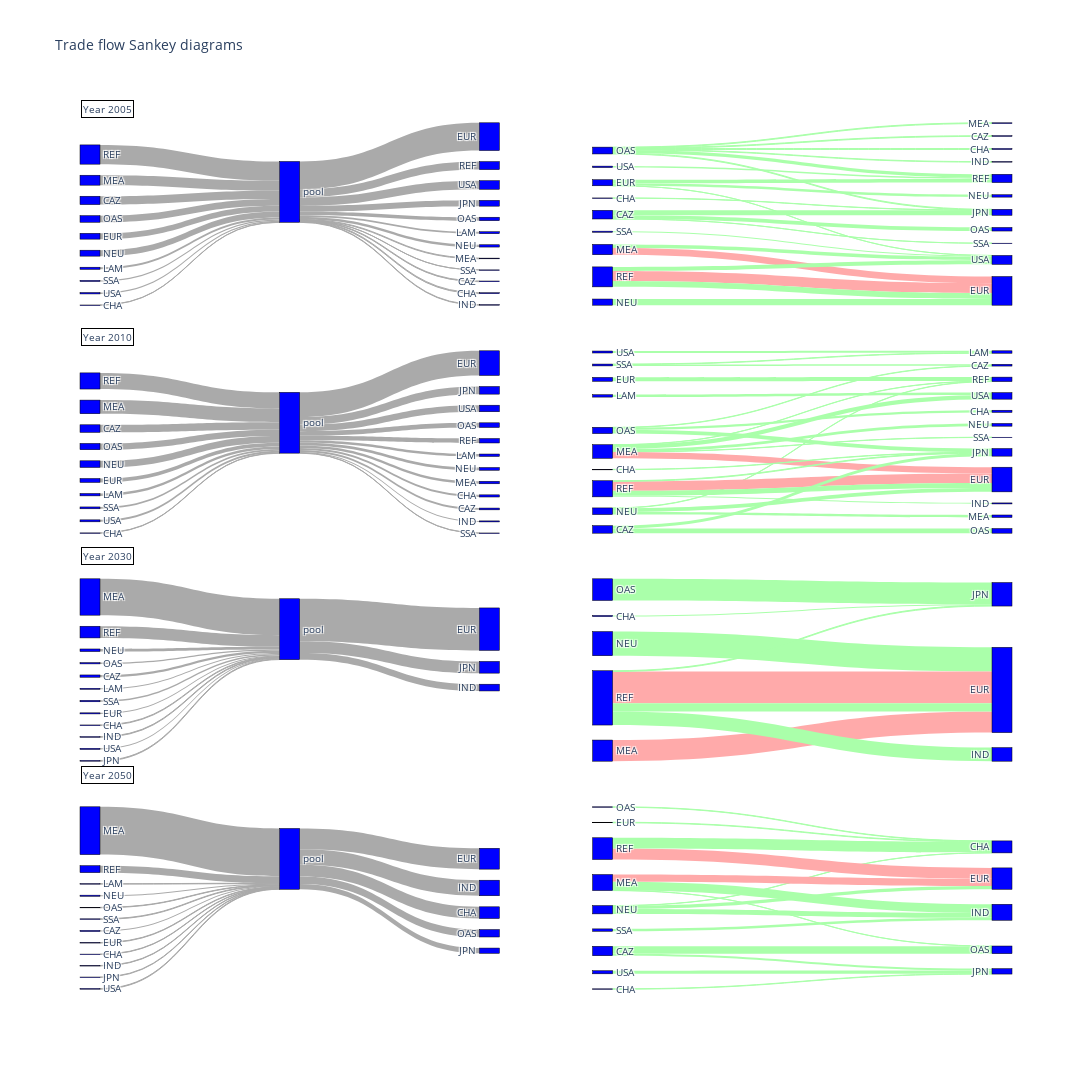

Notebook code cell kept with this figure:
### Code cell
import plotly.graph_objs as go

from plotly.io import write_image

#mode='pipeline'
mode=None

years = [2005, 2010, 2030, 2050]

fig_data = []
annotations = []
for year in years:
    delta_y = 1.0/len(years)
    padding_y = 0.1*delta_y
    row_y = delta_y * (len(years)-years.index(year)-1)
    domain = {'x': [0.00, 0.45], 'y': [row_y+padding_y, row_y+delta_y-padding_y]}
    sankey_go = plotSankeyDiagrams('pool', domain, year)
    fig_data.append(sankey_go)
    domain = {'x': [0.55, 1.00], 'y': [row_y+padding_y, row_y+delta_y-padding_y]}
    sankey_go = plotSankeyDiagrams('netw', domain, year, mode=mode)
    fig_data.append(sankey_go)
    
    annotation = go.layout.Annotation(
        text="Year {}".format(year),
        align='left',
        showarrow=False,
        xref='paper',
        yref='paper',
        x=0.001,
        y=row_y+delta_y,
        bordercolor='black',
        borderwidth=1
    )
    
    annotations.append(annotation)

fig_layout =  go.Layout(
    title = "Trade flow Sankey diagrams",
    font = dict(
      size = 10
    ),
    height = 1600,
    width = 1800,
    autosize = True,
    annotations=annotations,
)

fig = go.Figure(data=fig_data, layout=fig_layout)
fig.show()

write_image(fig, 'plot.png', 'png')

### Figure 1 — Plotly figure (JSON) as saved in the notebook; plotly's stock layout.template omitted (floating-point values rounded to 4 significant figures)
{"data": [{"domain": {"x": [0, 0.45], "y": [0.775, 0.975]}, "link": {"color": ["#AAAAAA", "#AAAAAA", "#AAAAAA", "#AAAAAA", "#AAAAAA", "#AAAAAA", "#AAAAAA", "#AAAAAA", "#AAAAAA", "#AAAAAA", "#AAAAAA", "#AAAAAA", "#AAAAAA", "#AAAAAA", "#AAAAAA", "#AAAAAA", "#AAAAAA", "#AAAAAA", "#AAAAAA", "#AAAAAA", "#AAAAAA", "#AAAAAA"], "source": [0, 1, 2, 3, 4, 5, 6, 7, 8, 9, 10, 10, 10, 10, 10, 10, 10, 10, 10, 10, 10, 10], "target": [10, 10, 10, 10, 10, 10, 10, 10, 10, 10, 11, 12, 13, 14, 15, 16, 17, 18, 19, 20, 21, 22], "value": [0.03357, 0.1021, 0.01637, 0.09047, 0.09214, 0.1542, 0.2983, 0.1296, 0.003226, 0.02167, 0.03021, 0.05369, 0.001296, 0.4297, 0.03583, 0.01084, 0.124, 0.0104, 0.01399, 0.007793, 0.08998, 0.1339]}, "node": {"color": "blue", "label": ["LAM", "OAS", "SSA", "EUR", "NEU", "MEA", "REF", "CAZ", "CHA", "USA", "pool", "LAM", "OAS", "SSA", "EUR", "NEU", "MEA", "REF", "CAZ", "CHA", "IND", "JPN", "USA"], "line": {"color": "black", "width": 0.5}, "pad": 15, "thickness": 20}, "type": "sankey"}, {"domain": {"x": [0.55, 1], "y": [0.775, 0.975]}, "link": {"color": ["#FFAAAA", "#AAFFAA", "#FFAAAA", "#AAFFAA", "#FFAAAA", "#AAFFAA", "#FFAAAA", "#AAFFAA", "#FFAAAA", "#AAFFAA", "#FFAAAA", "#AAFFAA", "#FFAAAA", "#AAFFAA", "#FFAAAA", "#AAFFAA", "#FFAAAA", "#AAFFAA", "#FFAAAA", "#AAFFAA", "#FFAAAA", "#AAFFAA", "#FFAAAA", "#AAFFAA", "#FFAAAA", "#AAFFAA", "#FFAAAA", "#AAFFAA", "#FFAAAA", "#AAFFAA", "#FFAAAA", "#AAFFAA", "#FFAAAA", "#AAFFAA", "#FFAAAA", "#AAFFAA", "#FFAAAA", "#AAFFAA", "#FFAAAA", "#AAFFAA"], "source": [0, 0, 0, 0, 0, 0, 0, 0, 0, 0, 0, 0, 1, 1, 2, 2, 2, 2, 2, 2, 3, 3, 4, 4, 4, 4, 5, 5, 5, 5, 6, 6, 6, 6, 6, 6, 7, 7, 8, 8], "target": [9, 9, 10, 10, 11, 11, 12, 12, 13, 13, 14, 14, 15, 15, 16, 16, 10, 10, 15, 15, 17, 17, 17, 17, 15, 15, 17, 17, 15, 15, 18, 18, 19, 19, 14, 14, 14, 14, 10, 10], "value": [0, 0.01084, 0, 0.04774, 0, 0.0104, 0, 0.01399, 0, 0.007793, 0, 0.01169, 0, 0.01643, 0, 0.03583, 0, 0.05446, 0, 0.0005089, 0, 0.09248, 0.1, 0, 0, 0.05477, 0.15, 0.08722, 0, 0.06218, 0, 0.05369, 0, 0.001296, 0, 0.07505, 0, 0.003238, 0, 0.02175]}, "node": {"color": "blue", "label": ["OAS", "SSA", "EUR", "NEU", "MEA", "REF", "CAZ", "CHA", "USA", "MEA", "REF", "CAZ", "CHA", "IND", "JPN", "USA", "NEU", "EUR", "OAS", "SSA"], "line": {"color": "black", "width": 0.5}, "pad": 15, "thickness": 20}, "type": "sankey"}, {"domain": {"x": [0, 0.45], "y": [0.525, 0.725]}, "link": {"color": ["#AAAAAA", "#AAAAAA", "#AAAAAA", "#AAAAAA", "#AAAAAA", "#AAAAAA", "#AAAAAA", "#AAAAAA", "#AAAAAA", "#AAAAAA", "#AAAAAA", "#AAAAAA", "#AAAAAA", "#AAAAAA", "#AAAAAA", "#AAAAAA", "#AAAAAA", "#AAAAAA", "#AAAAAA", "#AAAAAA", "#AAAAAA", "#AAAAAA"], "source": [0, 1, 2, 3, 4, 5, 6, 7, 8, 9, 10, 10, 10, 10, 10, 10, 10, 10, 10, 10, 10, 10], "target": [10, 10, 10, 10, 10, 10, 10, 10, 10, 10, 11, 12, 13, 14, 15, 16, 17, 18, 19, 20, 21, 22], "value": [0.03806, 0.1001, 0.02946, 0.06209, 0.1055, 0.216, 0.2558, 0.1199, 0.004958, 0.03133, 0.03849, 0.0739, 0.003573, 0.3904, 0.04323, 0.03941, 0.07045, 0.02822, 0.03426, 0.01613, 0.1209, 0.1038]}, "node": {"color": "blue", "label": ["LAM", "OAS", "SSA", "EUR", "NEU", "MEA", "REF", "CAZ", "CHA", "USA", "pool", "LAM", "OAS", "SSA", "EUR", "NEU", "MEA", "REF", "CAZ", "CHA", "IND", "JPN", "USA"], "line": {"color": "black", "width": 0.5}, "pad": 15, "thickness": 20}, "type": "sankey"}, {"domain": {"x": [0.55, 1], "y": [0.525, 0.725]}, "link": {"color": ["#FFAAAA", "#AAFFAA", "#FFAAAA", "#AAFFAA", "#FFAAAA", "#AAFFAA", "#FFAAAA", "#AAFFAA", "#FFAAAA", "#AAFFAA", "#FFAAAA", "#AAFFAA", "#FFAAAA", "#AAFFAA", "#FFAAAA", "#AAFFAA", "#FFAAAA", "#AAFFAA", "#FFAAAA", "#AAFFAA", "#FFAAAA", "#AAFFAA", "#FFAAAA", "#AAFFAA", "#FFAAAA", "#AAFFAA", "#FFAAAA", "#AAFFAA", "#FFAAAA", "#AAFFAA", "#FFAAAA", "#AAFFAA", "#FFAAAA", "#AAFFAA", "#FFAAAA", "#AAFFAA", "#FFAAAA", "#AAFFAA", "#FFAAAA", "#AAFFAA", "#FFAAAA", "#AAFFAA", "#FFAAAA", "#AAFFAA"], "source": [0, 0, 1, 1, 1, 1, 1, 1, 2, 2, 2, 2, 3, 3, 4, 4, 4, 4, 4, 4, 5, 5, 5, 5, 5, 5, 5, 5, 5, 5, 6, 6, 6, 6, 6, 6, 7, 7, 7, 7, 8, 8, 9, 9], "target": [10, 10, 11, 11, 12, 12, 13, 13, 14, 14, 11, 11, 15, 15, 16, 16, 17, 17, 15, 15, 18, 18, 16, 16, 19, 19, 15, 15, 10, 10, 16, 16, 20, 20, 13, 13, 21, 21, 13, 13, 13, 13, 14, 14], "value": [0, 0.03805, 0, 0.005936, 0, 0.03426, 0, 0.05986, 0, 0.007164, 0, 0.02228, 0, 0.06207, 0, 0.06098, 0, 0.03941, 0, 0.005038, 0, 0.003573, 0.1, 0, 0, 0.04323, 0, 0.003338, 0, 0.06578, 0.15, 0.07944, 0, 0.01613, 0, 0.01016, 0, 0.0739, 0, 0.04592, 0, 0.004957, 0, 0.03132]}, "node": {"color": "blue", "label": ["LAM", "OAS", "SSA", "EUR", "NEU", "MEA", "REF", "CAZ", "CHA", "USA", "USA", "CAZ", "CHA", "JPN", "LAM", "REF", "EUR", "MEA", "SSA", "NEU", "IND", "OAS"], "line": {"color": "black", "width": 0.5}, "pad": 15, "thickness": 20}, "type": "sankey"}, {"domain": {"x": [0, 0.45], "y": [0.275, 0.475]}, "link": {"color": ["#AAAAAA", "#AAAAAA", "#AAAAAA", "#AAAAAA", "#AAAAAA", "#AAAAAA", "#AAAAAA", "#AAAAAA", "#AAAAAA", "#AAAAAA", "#AAAAAA", "#AAAAAA", "#AAAAAA", "#AAAAAA", "#AAAAAA"], "source": [0, 1, 2, 3, 4, 5, 6, 7, 8, 9, 10, 11, 12, 12, 12], "target": [12, 12, 12, 12, 12, 12, 12, 12, 12, 12, 12, 12, 13, 14, 15], "value": [0.009645, 0.01222, 0.01344, 0.01017, 0.02452, 0.3455, 0.111, 0.02175, 0.005918, 0.00614, 0.006611, 0.01054, 0.4032, 0.06423, 0.1112]}, "node": {"color": "blue", "label": ["LAM", "OAS", "SSA", "EUR", "NEU", "MEA", "REF", "CAZ", "CHA", "IND", "JPN", "USA", "pool", "EUR", "IND", "JPN"], "line": {"color": "black", "width": 0.5}, "pad": 15, "thickness": 20}, "type": "sankey"}, {"domain": {"x": [0.55, 1], "y": [0.275, 0.475]}, "link": {"color": ["#FFAAAA", "#AAFFAA", "#FFAAAA", "#AAFFAA", "#FFAAAA", "#AAFFAA", "#FFAAAA", "#AAFFAA", "#FFAAAA", "#AAFFAA", "#FFAAAA", "#AAFFAA", "#FFAAAA", "#AAFFAA"], "source": [0, 0, 1, 1, 2, 2, 3, 3, 3, 3, 3, 3, 4, 4], "target": [5, 5, 6, 6, 6, 6, 6, 6, 7, 7, 5, 5, 5, 5], "value": [0, 0.1024, 0, 0.1142, 0.1, 0, 0.15, 0.03891, 0, 0.06423, 0, 0.003516, 0, 0.005198]}, "node": {"color": "blue", "label": ["OAS", "NEU", "MEA", "REF", "CHA", "JPN", "EUR", "IND"], "line": {"color": "black", "width": 0.5}, "pad": 15, "thickness": 20}, "type": "sankey"}, {"domain": {"x": [0, 0.45], "y": [0.025, 0.225]}, "link": {"color": ["#AAAAAA", "#AAAAAA", "#AAAAAA", "#AAAAAA", "#AAAAAA", "#AAAAAA", "#AAAAAA", "#AAAAAA", "#AAAAAA", "#AAAAAA", "#AAAAAA", "#AAAAAA", "#AAAAAA", "#AAAAAA", "#AAAAAA", "#AAAAAA", "#AAAAAA"], "source": [0, 1, 2, 3, 4, 5, 6, 7, 8, 9, 10, 11, 12, 12, 12, 12, 12], "target": [12, 12, 12, 12, 12, 12, 12, 12, 12, 12, 12, 12, 13, 14, 15, 16, 17], "value": [0.006015, 0.006055, 0.007941, 0.007117, 0.01591, 0.6749, 0.09818, 0.01483, 0.005469, 0.006065, 0.006629, 0.009011, 0.105, 0.2942, 0.165, 0.2196, 0.07438]}, "node": {"color": "blue", "label": ["LAM", "OAS", "SSA", "EUR", "NEU", "MEA", "REF", "CAZ", "CHA", "IND", "JPN", "USA", "pool", "OAS", "EUR", "CHA", "IND", "JPN"], "line": {"color": "black", "width": 0.5}, "pad": 15, "thickness": 20}, "type": "sankey"}, {"domain": {"x": [0.55, 1], "y": [0.025, 0.225]}, "link": {"color": ["#FFAAAA", "#AAFFAA", "#FFAAAA", "#AAFFAA", "#FFAAAA", "#AAFFAA", "#FFAAAA", "#AAFFAA", "#FFAAAA", "#AAFFAA", "#FFAAAA", "#AAFFAA", "#FFAAAA", "#AAFFAA", "#FFAAAA", "#AAFFAA", "#FFAAAA", "#AAFFAA", "#FFAAAA", "#AAFFAA", "#FFAAAA", "#AAFFAA", "#FFAAAA", "#AAFFAA", "#FFAAAA", "#AAFFAA", "#FFAAAA", "#AAFFAA", "#FFAAAA", "#AAFFAA"], "source": [0, 0, 1, 1, 2, 2, 3, 3, 3, 3, 3, 3, 4, 4, 4, 4, 4, 4, 5, 5, 5, 5, 6, 6, 6, 6, 7, 7, 8, 8], "target": [9, 9, 10, 10, 9, 9, 11, 11, 9, 9, 10, 10, 12, 12, 11, 11, 10, 10, 11, 11, 9, 9, 12, 12, 13, 13, 13, 13, 13, 13], "value": [0, 0.006055, 0, 0.03312, 0, 0.007117, 0, 0.04416, 0, 0.002468, 0, 0.06761, 0, 0.001805, 0.1, 0, 0, 0.1189, 0.15, 0, 0, 0.1494, 0, 0.1032, 0, 0.02684, 0, 0.005198, 0, 0.04234]}, "node": {"color": "blue", "label": ["OAS", "SSA", "EUR", "NEU", "MEA", "REF", "CAZ", "CHA", "USA", "CHA", "IND", "EUR", "OAS", "JPN"], "line": {"color": "black", "width": 0.5}, "pad": 15, "thickness": 20}, "type": "sankey"}], "layout": {"annotations": [{"align": "left", "bordercolor": "black", "borderwidth": 1, "showarrow": false, "text": "Year 2005", "x": 0.001, "xref": "paper", "y": 1, "yref": "paper"}, {"align": "left", "bordercolor": "black", "borderwidth": 1, "showarrow": false, "text": "Year 2010", "x": 0.001, "xref": "paper", "y": 0.75, "yref": "paper"}, {"align": "left", "bordercolor": "black", "borderwidth": 1, "showarrow": false, "text": "Year 2030", "x": 0.001, "xref": "paper", "y": 0.5, "yref": "paper"}, {"align": "left", "bordercolor": "black", "borderwidth": 1, "showarrow": false, "text": "Year 2050", "x": 0.001, "xref": "paper", "y": 0.25, "yref": "paper"}], "autosize": true, "font": {"size": 10}, "height": 1600, "title": {"text": "Trade flow Sankey diagrams"}, "width": 1800}}
